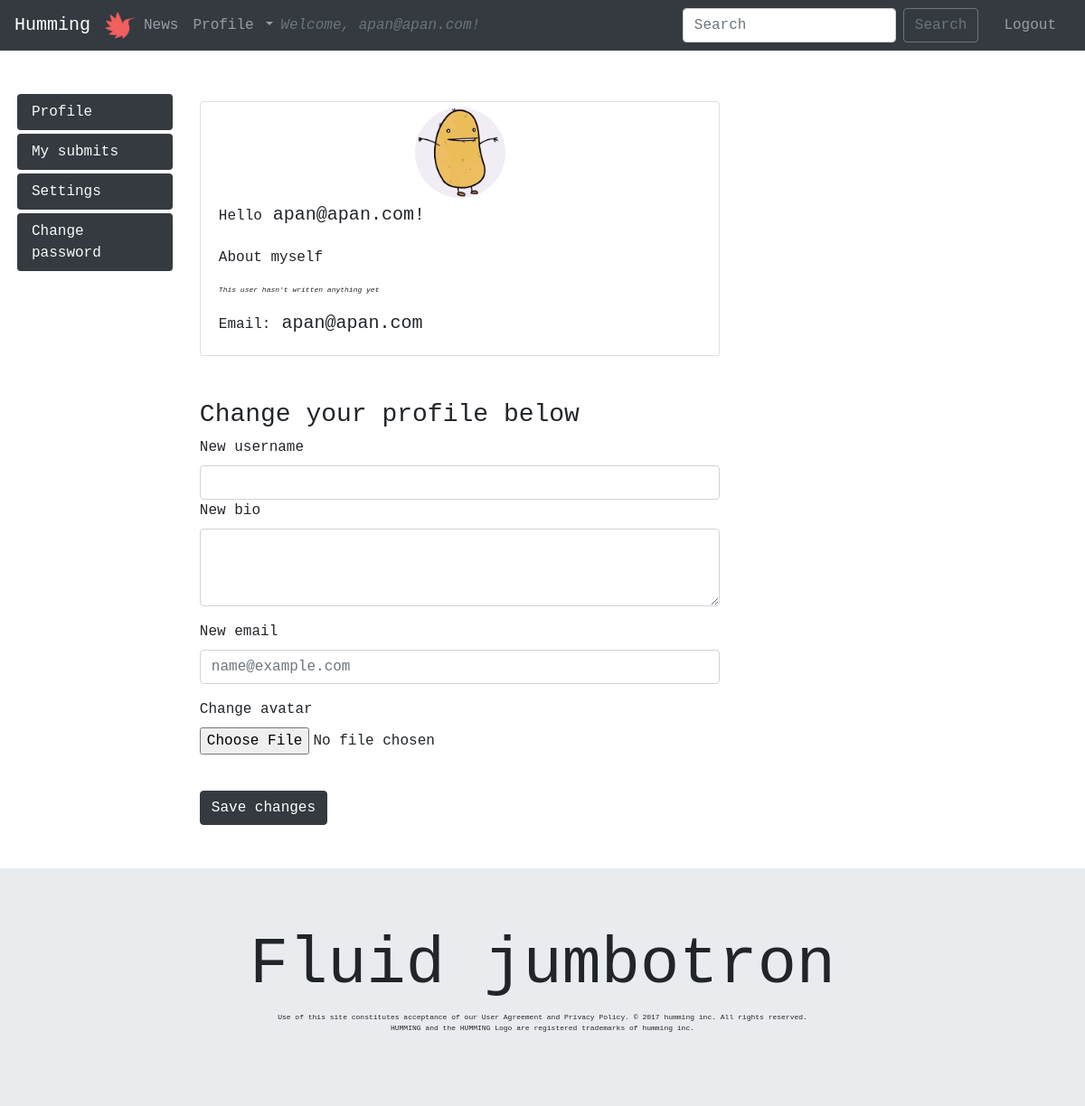
/accounts/settings.php (signed in), run on the app's committed database.
### tables this page shows
CREATE TABLE "users" (
	`userID`	INTEGER PRIMARY KEY AUTOINCREMENT,
	`username`	VARCHAR NOT NULL UNIQUE,
	`email`	VARCHAR NOT NULL UNIQUE,
	`password`	VARCHAR NOT NULL,
	`bio`	VARCHAR,
	`picture`	VARCHAR
);

### php/functions.php (called while the page is built, shortened)
<?php
function myProfile($pdo) {
  $id = (int)$_SESSION['users']['userID'];
  $getMyProfile = "SELECT * FROM users
                   WHERE userID= :userID";
  $statement = $pdo->prepare($getMyProfile);
  $statement->bindParam(':userID', $id, PDO::PARAM_INT);
  $statement->execute();
  $resultGetMyProfile = $statement->fetchALL(PDO::FETCH_ASSOC);
  return $resultGetMyProfile;
}

### accounts/settings.php (the view, shortened to what this page needs)
<?php
require __DIR__.'/../viewings/header.php';
?>
<div class="row ml-1">
  <div class="col-md-2 col-sm-4 mt-5">
    <div class="nav flex-column nav-pills" id="v-pills-tab" role="tablist" aria-orientation="vertical">
      <a class="nav-link active bg-dark text-light mb-1" id="v-pills-profile-tab" data-toggle="pill" href="#v-pills-profile" role="tab" aria-controls="v-pills-profile" aria-selected="true">Profile</a>
      <a class="nav-link bg-dark text-light mb-1" id="v-pills-messages-tab" data-toggle="pill" href="#v-pills-messages" role="tab" aria-controls="v-pills-messages" aria-selected="false">My submits</a>
      <a class="nav-link bg-dark text-light mb-1" id="v-pills-settings-tab" data-toggle="pill" href="#v-pills-settings" role="tab" aria-controls="v-pills-settings" aria-selected="false">Settings</a>
      <a class="nav-link bg-dark text-light mb-1" id="v-pills-changepass-tab" data-toggle="pill" href="#v-pills-changepass" role="tab" aria-controls="v-pills-changepass" aria-selected="false">Change password</a>
    </div>
  </div>
  <div class="col-md-6 col-sm-8 mt-5">
    <div class="tab-content" id="v-pills-tabContent">
      <div class="tab-pane fade show active" id="v-pills-profile" role="tab" aria-labelledby="v-pills-profile-tab">
        <?php $profiles = myProfile($pdo) ?>
        <?php foreach($profiles as $profile):?>
          <div class="card mt-2">
            <img class="profilePic" src=" <?php if(isset($profile['picture'])): ?>
            <?php echo "../profileImages/".$profile['picture']; ?>
          <?php else: echo "../images/potato.jpg"; ?>
            <?php endif; ?>" alt="">
            <div class="card-body pt-1 pb-1">
              <blockquote class="blockquote mb-0">
                <p class="mb-0">
                  <small class="font-weight-light"><p>Hello</small> <?php echo $profile['username'];?>!</p>
                  <small class="font-weight-light"><p>About myself</small><br> <?php echo $profile['bio'];?></p>
                  <?php if (!isset($profile['bio'])): ?>
                       <p class="smallfont italic mt-0 pt-0"><em>This user hasn't written anything yet</em></p>
                  <?php endif; ?>
                  <small class="font-weight-light"><p>Email:</small> <?php echo $profile['email'];?></p>
                </blockquote>
              </div>
            </div>
          <?php endforeach; ?>
          <h3 class="mt-5">Change your profile below</h3>
          <form action="/php/changeProfile.php" method="post" enctype="multipart/form-data">
            <div class="form-groupmt-1">
              <label class="font-weight-light" for="username">New username</label>
              <input type="text" class="form-control" name="username">
            </div>
            <div class="form-group">
              <label class="font-weight-light" for="bio">New bio</label>
              <textarea class="form-control" name="bio" rows="3"></textarea>
            </div>
            <div class="form-group">
              <label class="font-weight-light" for="email">New email</label>
              <input type="email" class="form-control" name="email" placeholder="name@example.com">
            </div>
              <div class="form-group">
                <label>Change avatar</label>
                <input type="file" class="form-control-file" name="picture">
              </div>
            <button class="btn btn-dark mt-4 font-weight-light" type="submit">Save changes</button>
          </form>
        </div>
      </div>
    </div>
  </div>
  <?php require __DIR__.'/../viewings/footer.php'; ?>

### viewings/header.php (shortened to what this page needs)
<!DOCTYPE html>
<html lang="en">
<head>
  <link rel="stylesheet" href="../style/main.css">
  <link rel="stylesheet" href="https://maxcdn.bootstrapcdn.com/bootstrap/4.0.0-beta.2/css/bootstrap.min.css">
</head>
<body>
  <?php require __DIR__.'/navigation.php'; ?>

### viewings/navigation.php (shortened to what this page needs)
<nav class="navbar navbar-expand-lg navbar-dark bg-dark">
  <a class="navbar-brand" href="/index.php">Humming</a>
  <img src="../images/hummingLogo.png" width="35" height="30" class="d-inline-block align-top" alt="">
  <div class="collapse navbar-collapse" id="navbarSupportedContent">
    <ul class="navbar-nav ml-auto w-100 justify-content-start">
      <li class="nav-item">
        <a class="nav-link" href="/news.php">News<span class="sr-only">(current)</span></a>
      </li>
    <?php if (isset($_SESSION['users'])):?>
      <li class="nav-item dropdown">
        <a class="nav-link dropdown-toggle" href="#" id="navbarDropdown" role="button" data-toggle="dropdown" aria-haspopup="true" aria-expanded="false">
          Profile
        </a>
      </li>
      <p class="font-italic text-secondary mt-2 mb-0">Welcome, <?php echo $_SESSION['users']['username'];?>!</p>
    <?php endif; ?>
  </ul>
    <ul class="nav navbar-nav ml-auto w-100 mr-1 justify-content-end">
  <form class="form-inline my-2 my-lg-0">
    <input class="form-control mr-sm-2" type="search" placeholder="Search" aria-label="Search">
    <button class="btn btn-outline-secondary my-2 my-sm-0" type="submit">Search</button>
  </form>
</ul>
<?php if (isset($_SESSION['users'])):?>
  <ul class="nav navbar-nav ml-auto w-10 mr-3 pl-4 justify-content-end">
  <div class="clearfix">
    <li class="nav-item float-right">
      <a href="../php/logout.php" class="nav-link p-0">Logout</a>
    </li>
  </div>
</ul>
<?php endif; ?>
</div>
</nav>

### viewings/footer.php (shortened to what this page needs)
<div class="jumbotron jumbotron-fluid mt-5 mb-0">
  <div class="container">
    <h1 class="display-3 text-center">Fluid jumbotron</h1>
    <p class="smallfont text-center">Use of this site constitutes acceptance of our User Agreement and Privacy Policy. © 2017 humming inc. All rights reserved.<br>
                                HUMMING and the HUMMING Logo are registered trademarks of humming inc.</p>
  </div>
</div>
</body>
</html>

### style/main.css (style rules this page uses)
* { font-family: monospace; }
.smallfont { font-size: 8px; }
.profilePic { border-radius: 100px; height: 100px; width: 100px; margin: auto; margin-top: 1%; }

### data on the page
users: username "apan@apan.com", shows "This user hasn't written anything yet", email "apan@apan.com"

### other printed values
$_SESSION['users']['username'] "apan@apan.com"
